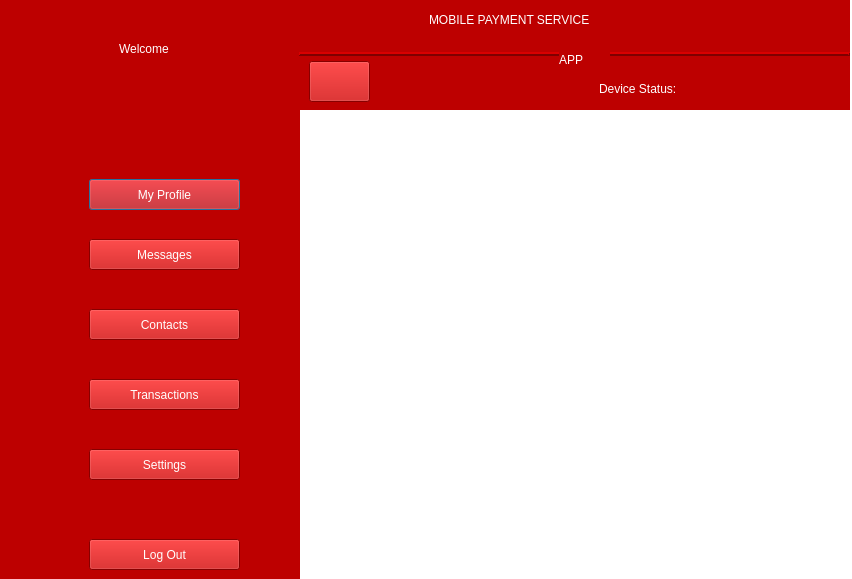
<?xml version="1.0" encoding="UTF-8"?>
<ui version="4.0">
 <class>Dialog</class>
 <widget class="QDialog" name="Dialog">
  <property name="geometry">
   <rect>
    <x>0</x>
    <y>0</y>
    <width>852</width>
    <height>579</height>
   </rect>
  </property>
  <property name="windowTitle">
   <string>Dialog</string>
  </property>
  <property name="layoutDirection">
   <enum>Qt::LeftToRight</enum>
  </property>
  <property name="styleSheet">
   <string notr="true">background-color: rgb(255, 255, 255);</string>
  </property>
  <property name="modal">
   <bool>false</bool>
  </property>
  <widget class="QWidget" name="widget" native="true">
   <property name="geometry">
    <rect>
     <x>-1</x>
     <y>-1</y>
     <width>301</width>
     <height>581</height>
    </rect>
   </property>
   <property name="styleSheet">
    <string notr="true">background-color: rgb(189, 0, 0);
color: rgb(255, 255, 255);</string>
   </property>
   <widget class="QLabel" name="label">
    <property name="geometry">
     <rect>
      <x>120</x>
      <y>40</y>
      <width>81</width>
      <height>20</height>
     </rect>
    </property>
    <property name="styleSheet">
     <string notr="true">font: 75 14pt &quot;MS Shell Dlg 2&quot;;</string>
    </property>
    <property name="text">
     <string>Welcome</string>
    </property>
   </widget>
   <widget class="QLabel" name="nmm">
    <property name="geometry">
     <rect>
      <x>60</x>
      <y>70</y>
      <width>201</width>
      <height>20</height>
     </rect>
    </property>
    <property name="styleSheet">
     <string notr="true">font: 75 13pt &quot;MS Shell Dlg 2&quot;;</string>
    </property>
    <property name="text">
     <string/>
    </property>
    <property name="alignment">
     <set>Qt::AlignCenter</set>
    </property>
   </widget>
   <widget class="QLabel" name="pnmm">
    <property name="geometry">
     <rect>
      <x>100</x>
      <y>110</y>
      <width>131</width>
      <height>20</height>
     </rect>
    </property>
    <property name="styleSheet">
     <string notr="true">font: 75 13pt &quot;MS Shell Dlg 2&quot;;</string>
    </property>
    <property name="text">
     <string/>
    </property>
    <property name="alignment">
     <set>Qt::AlignCenter</set>
    </property>
   </widget>
   <widget class="QLabel" name="label_4">
    <property name="geometry">
     <rect>
      <x>20</x>
      <y>170</y>
      <width>51</width>
      <height>41</height>
     </rect>
    </property>
    <property name="text">
     <string/>
    </property>
    <property name="pixmap">
     <pixmap>../icons/2.png</pixmap>
    </property>
   </widget>
   <widget class="QLabel" name="label_5">
    <property name="geometry">
     <rect>
      <x>20</x>
      <y>230</y>
      <width>51</width>
      <height>41</height>
     </rect>
    </property>
    <property name="text">
     <string/>
    </property>
    <property name="pixmap">
     <pixmap>../icons/3.png</pixmap>
    </property>
   </widget>
   <widget class="QLabel" name="label_11">
    <property name="geometry">
     <rect>
      <x>20</x>
      <y>370</y>
      <width>51</width>
      <height>41</height>
     </rect>
    </property>
    <property name="text">
     <string/>
    </property>
    <property name="pixmap">
     <pixmap>../icons/5.png</pixmap>
    </property>
   </widget>
   <widget class="QLabel" name="label_12">
    <property name="geometry">
     <rect>
      <x>20</x>
      <y>300</y>
      <width>51</width>
      <height>41</height>
     </rect>
    </property>
    <property name="text">
     <string/>
    </property>
    <property name="pixmap">
     <pixmap>../icons/4.png</pixmap>
    </property>
   </widget>
   <widget class="QLabel" name="label_13">
    <property name="geometry">
     <rect>
      <x>20</x>
      <y>440</y>
      <width>51</width>
      <height>41</height>
     </rect>
    </property>
    <property name="text">
     <string/>
    </property>
    <property name="pixmap">
     <pixmap>../icons/6.png</pixmap>
    </property>
   </widget>
   <widget class="QLabel" name="label_14">
    <property name="geometry">
     <rect>
      <x>20</x>
      <y>530</y>
      <width>51</width>
      <height>41</height>
     </rect>
    </property>
    <property name="text">
     <string/>
    </property>
    <property name="pixmap">
     <pixmap>../icons/7.png</pixmap>
    </property>
   </widget>
   <widget class="QPushButton" name="pushButton_2">
    <property name="geometry">
     <rect>
      <x>90</x>
      <y>180</y>
      <width>151</width>
      <height>31</height>
     </rect>
    </property>
    <property name="styleSheet">
     <string notr="true">font: 75 10pt &quot;Arial&quot;;</string>
    </property>
    <property name="text">
     <string>My Profile</string>
    </property>
    <property name="default">
     <bool>false</bool>
    </property>
    <property name="flat">
     <bool>false</bool>
    </property>
   </widget>
   <widget class="QPushButton" name="messages">
    <property name="geometry">
     <rect>
      <x>90</x>
      <y>240</y>
      <width>151</width>
      <height>31</height>
     </rect>
    </property>
    <property name="styleSheet">
     <string notr="true">font: 75 10pt &quot;Arial&quot;;</string>
    </property>
    <property name="text">
     <string>Messages</string>
    </property>
   </widget>
   <widget class="QPushButton" name="pushButton_4">
    <property name="geometry">
     <rect>
      <x>90</x>
      <y>310</y>
      <width>151</width>
      <height>31</height>
     </rect>
    </property>
    <property name="styleSheet">
     <string notr="true">font: 75 10pt &quot;Arial&quot;;</string>
    </property>
    <property name="text">
     <string>Contacts</string>
    </property>
   </widget>
   <widget class="QPushButton" name="transaction">
    <property name="geometry">
     <rect>
      <x>90</x>
      <y>380</y>
      <width>151</width>
      <height>31</height>
     </rect>
    </property>
    <property name="styleSheet">
     <string notr="true">font: 75 10pt &quot;Arial&quot;;</string>
    </property>
    <property name="text">
     <string>Transactions</string>
    </property>
   </widget>
   <widget class="QPushButton" name="pushButton_6">
    <property name="geometry">
     <rect>
      <x>90</x>
      <y>450</y>
      <width>151</width>
      <height>31</height>
     </rect>
    </property>
    <property name="styleSheet">
     <string notr="true">font: 75 10pt &quot;Arial&quot;;</string>
    </property>
    <property name="text">
     <string>Settings</string>
    </property>
   </widget>
   <widget class="QPushButton" name="lgo">
    <property name="geometry">
     <rect>
      <x>90</x>
      <y>540</y>
      <width>151</width>
      <height>31</height>
     </rect>
    </property>
    <property name="styleSheet">
     <string notr="true">font: 75 10pt &quot;Arial&quot;;</string>
    </property>
    <property name="text">
     <string>Log Out</string>
    </property>
   </widget>
  </widget>
  <widget class="QFrame" name="frame">
   <property name="geometry">
    <rect>
     <x>299</x>
     <y>-1</y>
     <width>551</width>
     <height>111</height>
    </rect>
   </property>
   <property name="styleSheet">
    <string notr="true">background-color: rgb(189, 0, 0);
color: rgb(255, 255, 255);</string>
   </property>
   <property name="frameShape">
    <enum>QFrame::HLine</enum>
   </property>
   <property name="frameShadow">
    <enum>QFrame::Raised</enum>
   </property>
   <property name="lineWidth">
    <number>2</number>
   </property>
   <property name="midLineWidth">
    <number>0</number>
   </property>
   <widget class="QLabel" name="label_16">
    <property name="geometry">
     <rect>
      <x>260</x>
      <y>50</y>
      <width>51</width>
      <height>21</height>
     </rect>
    </property>
    <property name="styleSheet">
     <string notr="true">font: 75 18pt &quot;MS Shell Dlg 2&quot;;</string>
    </property>
    <property name="text">
     <string>APP</string>
    </property>
   </widget>
   <widget class="QLabel" name="label_15">
    <property name="geometry">
     <rect>
      <x>130</x>
      <y>10</y>
      <width>301</width>
      <height>21</height>
     </rect>
    </property>
    <property name="styleSheet">
     <string notr="true">font: 75 18pt &quot;MS Shell Dlg 2&quot;;</string>
    </property>
    <property name="text">
     <string>MOBILE PAYMENT SERVICE</string>
    </property>
   </widget>
   <widget class="QPushButton" name="hm">
    <property name="geometry">
     <rect>
      <x>10</x>
      <y>62</y>
      <width>61</width>
      <height>41</height>
     </rect>
    </property>
    <property name="text">
     <string/>
    </property>
    <property name="icon">
     <iconset>
      <normaloff>../icons/1.png</normaloff>../icons/1.png</iconset>
    </property>
    <property name="iconSize">
     <size>
      <width>40</width>
      <height>40</height>
     </size>
    </property>
   </widget>
   <widget class="QLabel" name="st">
    <property name="geometry">
     <rect>
      <x>410</x>
      <y>80</y>
      <width>111</width>
      <height>20</height>
     </rect>
    </property>
    <property name="styleSheet">
     <string notr="true">font: 75 12pt &quot;MS Shell Dlg 2&quot;;</string>
    </property>
    <property name="text">
     <string/>
    </property>
   </widget>
   <widget class="QLabel" name="label_2">
    <property name="geometry">
     <rect>
      <x>300</x>
      <y>80</y>
      <width>101</width>
      <height>20</height>
     </rect>
    </property>
    <property name="styleSheet">
     <string notr="true">font: 75 12pt &quot;MS Shell Dlg 2&quot;;</string>
    </property>
    <property name="text">
     <string>Device Status:</string>
    </property>
   </widget>
   <widget class="QLabel" name="sm">
    <property name="geometry">
     <rect>
      <x>80</x>
      <y>80</y>
      <width>111</width>
      <height>20</height>
     </rect>
    </property>
    <property name="styleSheet">
     <string notr="true">font: 75 11pt &quot;MS Shell Dlg 2&quot;;</string>
    </property>
    <property name="text">
     <string/>
    </property>
   </widget>
   <widget class="QLabel" name="smcd">
    <property name="geometry">
     <rect>
      <x>200</x>
      <y>80</y>
      <width>90</width>
      <height>20</height>
     </rect>
    </property>
    <property name="styleSheet">
     <string notr="true">font: 75 11pt &quot;MS Shell Dlg 2&quot;;</string>
    </property>
    <property name="text">
     <string/>
    </property>
   </widget>
  </widget>
 </widget>
 <resources/>
 <connections/>
</ui>
